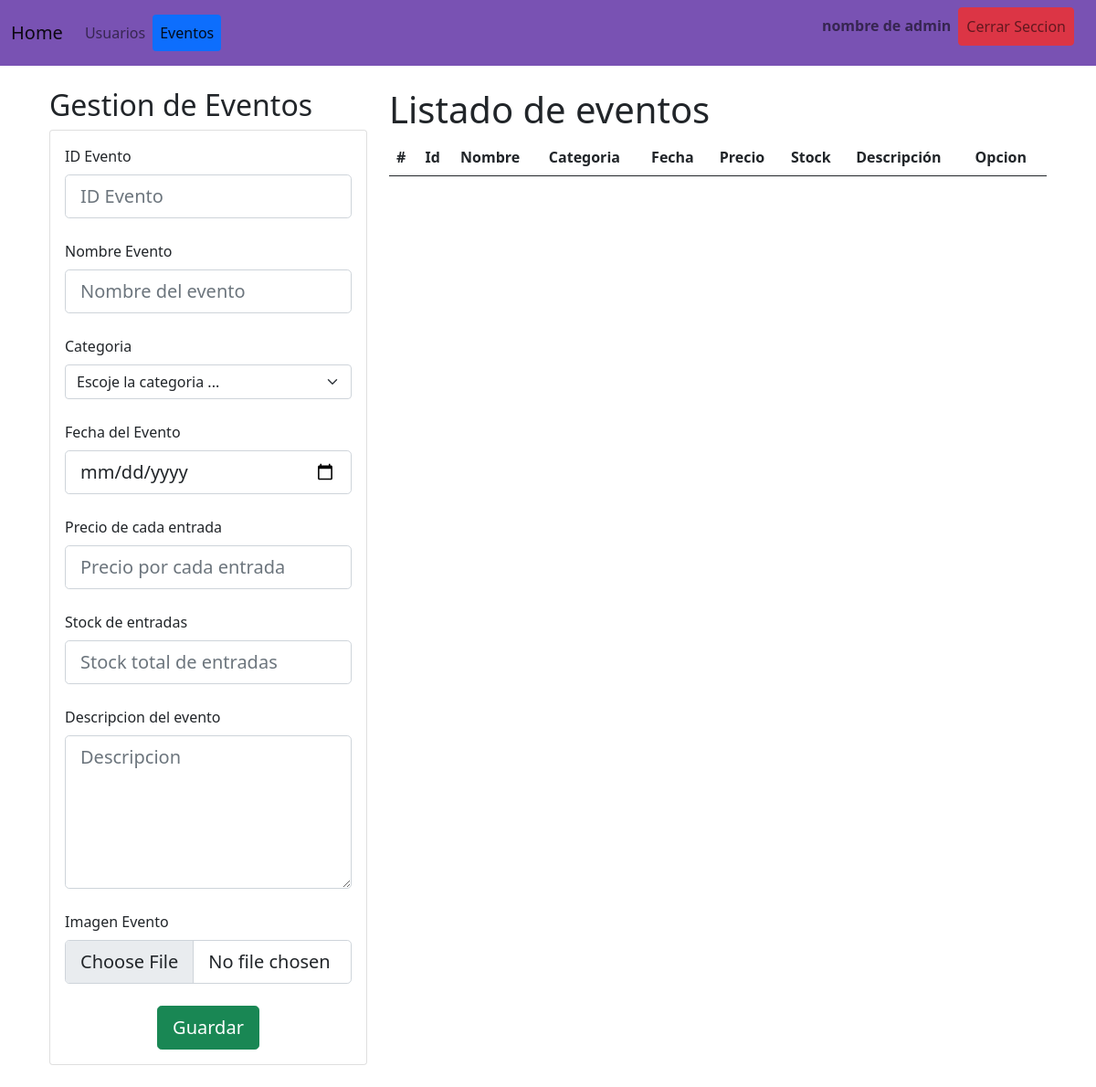
The app's page /gestionEventos/, older data.
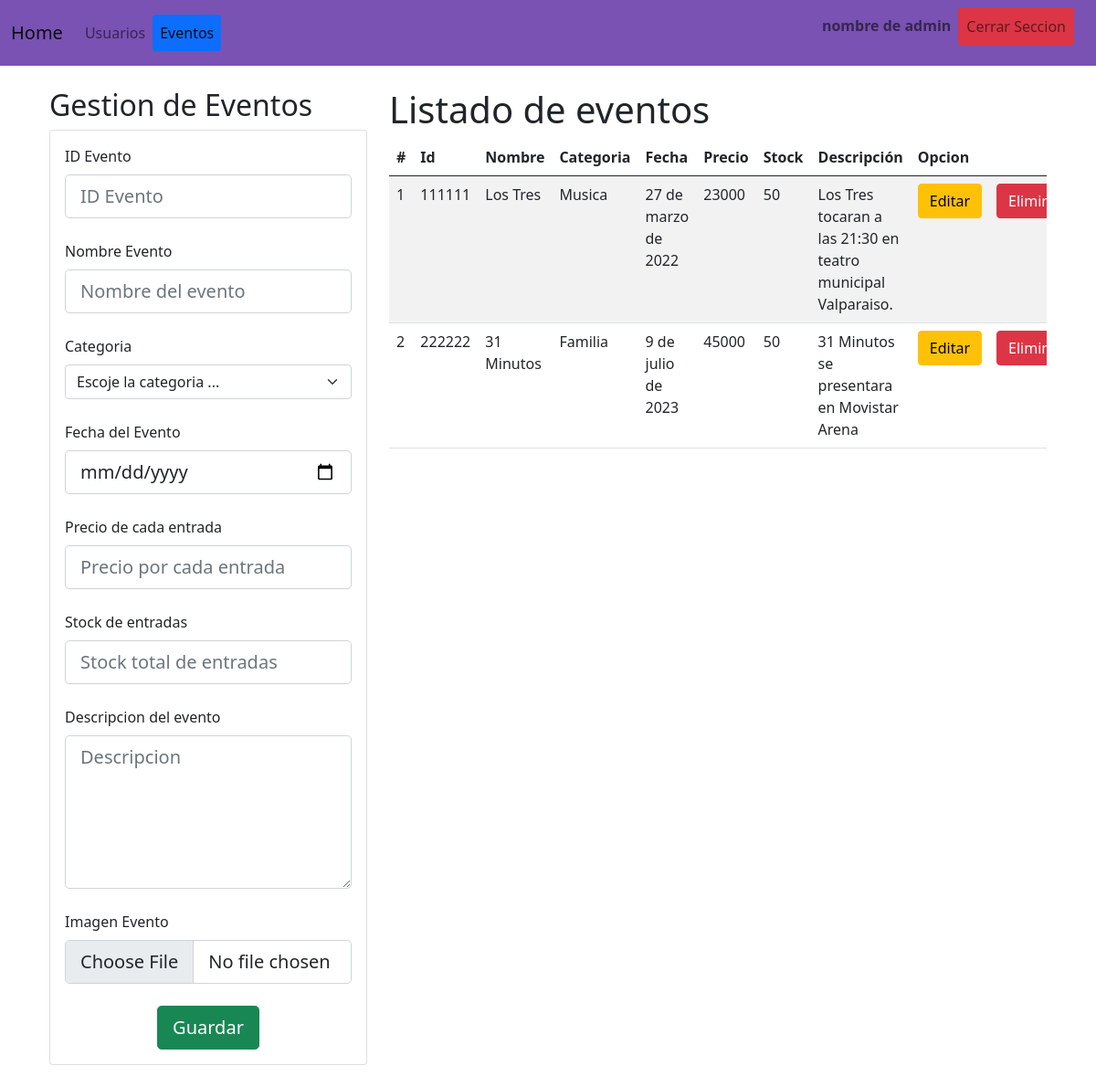
The same page, newer data.
### app/models.py (models this page shows, shortened)
class Eventos(models.Model):
    EVENTOS = (
        (0, 'Musica'),
        (1, 'Deporte'),
        (2, 'Teatro'),
        (3, 'Cine'),
    )
    id = models.CharField(max_length=6, unique=True, primary_key=True)
    nombre = models.CharField(max_length=50)
    descripcion = models.TextField(blank=True)
    categoria = models.CharField(max_length=10)
    fecha = models.DateField(blank=True, null=True)
    precio = models.PositiveIntegerField()
    stock = models.PositiveIntegerField()
    imagen = models.ImageField(upload_to="eventos", null=True)

### app/views.py (the view)
# urls.py: path('gestionEventos/', gestionEventos, name="gestionEventos"),
def gestionEventos(request):
    eventos = Eventos.objects.all()
    return render(request, 'app/admin/gestionEventos.html', {"eventos": eventos})

### app/templates/app/admin/gestionEventos.html (shortened to what the changed rows need)
{% extends "app/admin/baseAdmin.html" %}
{% block body%}
<div class="container-fluid">
    <div class="row">
        <div class="col-xl-4 col-lg-4 col-md-6 col-sm-6">
            <h2>Gestion de Eventos</h2>
        </div>
        <div class="col-xl-8 col-lg-8 col-md-6 col-sm-6">
            <div class="table-responsive">
                <table class="table table-striped">
                    <thead>
                        <tr>
                            <th>#</th>
                            <th>Id</th>
                            <th>Nombre</th>
                            <th>Categoria</th>
                            <th>Fecha</th>
                            <th>Precio</th>
                            <th>Stock</th>
                            <th>Descripción</th>
                            <th colspan="2">Opcion</th>
                        </tr>
                    </thead>
                    <tbody>
                        <h1>Listado de eventos</h1>
                        {% for e in eventos %}
                        <tr>
                            <td>{{forloop.counter}}</td>
                            <td>{{e.id}}</td>
                            <td>{{e.nombre}}</td>
                            <td>{{e.categoria}}</td>
                            <td>{{e.fecha}}</td>
                            <td>{{e.precio}}</td>
                            <td>{{e.stock}}</td>
                            <td>{{e.descripcion}}</td>
                            <td><a class="btn btn-warning" href="/modificarEvento/{{e.id}}">Editar</a></td>
                            <td><a class="btn btn-danger" href="/eliminarEvento/{{e.id}}">Eliminar</a></td>
                        </tr>
                        {% endfor %}
                    </tbody>
                </table>
            </div>
        </div>
    </div>
</div>
{% endblock %}

Row changes from the older to the newer data that the page shows:
added Eventos: id "111111", nombre "Los Tres", categoria "Musica", fecha "27 de marzo de 2022", precio "23000", stock "50", descripcion "Los Tres tocaran a las 21:30 en teatro municipal Valparaiso."
added Eventos: id "222222", nombre "31 Minutos", categoria "Familia", fecha "9 de julio de 2023", precio "45000", stock "50", descripcion "31 Minutos se presentara en Movistar Arena"
